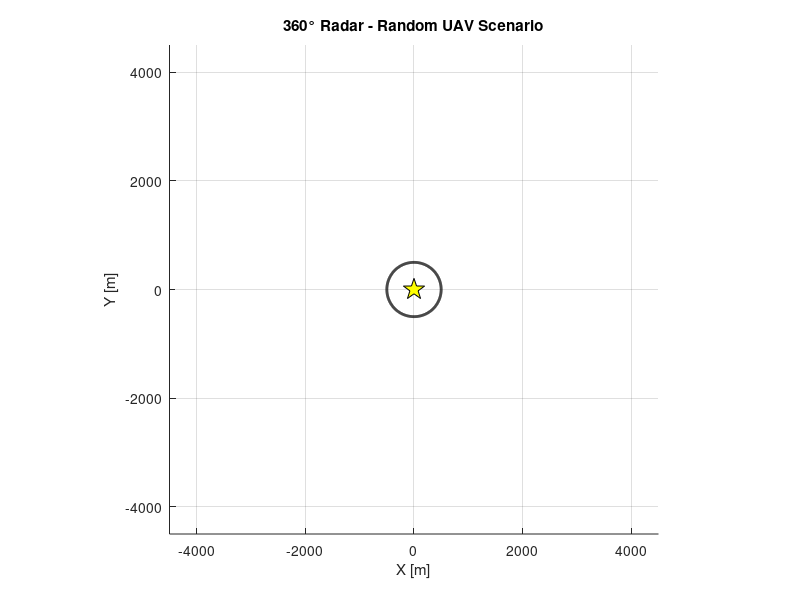

This figure's MATLAB source: (Note: this script raises an error after producing the figure.)
clc;
clear;
close all;

rng('shuffle');

%% ==========================================================
% CONFIGURATION
%% ==========================================================

numTracks = 5;

objPos = [0 0];
protectionRadius = 500;

radar.maxRange = 20000;       % 20 km
radar.coverageAz = 360;       % idealized radar
radar.coverageEl = 20;

uavSpeed = 15;                % m/s
meanRCS = 0.01;               % -20 dBsm

MAX_MISSES = 5;               % hysteresis

%% ==========================================================
% RANDOM UAV TRAJECTORIES
%% ==========================================================

uav = struct();

for k = 1:numTracks

    startRange = 1500 + rand*2500;
    startBearing = rand*2*pi;

    startX = startRange*cos(startBearing);
    startY = startRange*sin(startBearing);

    startZ = 60 + rand*60;

    numWP = randi([3 6]);

    wp = zeros(numWP+2,3);

    wp(1,:) = [startX startY startZ];

    for n = 2:numWP+1

        r = 300 + rand*2500;
        phi = rand*2*pi;

        wp(n,1) = r*cos(phi);
        wp(n,2) = r*sin(phi);
        wp(n,3) = 60 + rand*60;

    end

    finalR = rand*100;
    finalPhi = rand*2*pi;

    wp(end,:) = [ ...
        finalR*cos(finalPhi), ...
        finalR*sin(finalPhi), ...
        80];

    uav(k).waypoints = wp;

    segLen = vecnorm(diff(wp),2,2);

    toa = [0; cumsum(segLen/uavSpeed)];

    uav(k).toa = toa;
    uav(k).totalTime = toa(end);

end

stopTime = ceil(max([uav.totalTime]));

%% ==========================================================
% FIGURE
%% ==========================================================

figure( ...
    'Name','Multi UAV Detection',...
    'Color','w');

hold on
grid on
axis equal

xlim([-4500 4500]);
ylim([-4500 4500]);

xlabel('X [m]');
ylabel('Y [m]');

title('360° Radar - Random UAV Scenario');

theta = linspace(0,2*pi,400);

protectionHandle = plot( ...
    protectionRadius*cos(theta),...
    protectionRadius*sin(theta),...
    'k','LineWidth',2);

radarHandle = plot( ...
    0,0,...
    'kp',...
    'MarkerSize',16,...
    'MarkerFaceColor','y');

colors = lines(numTracks);

uavHandle = gobjects(numTracks,1);
detHandle = gobjects(numTracks,1);
histHandle = gobjects(numTracks,1);

trajLegendHandles = gobjects(numTracks,1);

for k=1:numTracks

    trajLegendHandles(k) = plot( ...
        uav(k).waypoints(:,1), ...
        uav(k).waypoints(:,2), ...
        '--', ...
        'LineWidth',1.5,...
        'Color',colors(k,:));

    uavHandle(k) = plot( ...
        uav(k).waypoints(1,1), ...
        uav(k).waypoints(1,2), ...
        'o',...
        'MarkerSize',10,...
        'MarkerFaceColor',colors(k,:),...
        'MarkerEdgeColor','k');

    detHandle(k) = plot( ...
        nan,nan,...
        'rs',...
        'MarkerSize',10,...
        'LineWidth',2);

    histHandle(k) = plot( ...
        nan,nan,...
        '.',...
        'Color',[1 0 0],...
        'MarkerSize',8);

end

legendEntries = [{'Protection Zone';'Radar'}];

for k = 1:numTracks
    legendEntries{end+1} = sprintf('Track %d',k);
end

legend([protectionHandle radarHandle trajLegendHandles'],...
       legendEntries,...
       'Location','eastoutside');

%% ==========================================================
% STATISTICS
%% ==========================================================

for k=1:numTracks

    stats(k).firstDetectionTime = NaN;
    stats(k).firstDetectionRange = NaN;

    stats(k).detections = 0;
    stats(k).scans = 0;

    stats(k).trackDetected = false;

    stats(k).missCounter = 0;

    stats(k).trackLosses = 0;

    stats(k).acquiredLogged = false;
    stats(k).lostLogged = false;

    stats(k).breachTime = NaN;

    stats(k).warningTime = NaN;

    stats(k).rcsHistory = [];

    stats(k).detX = [];
    stats(k).detY = [];

    % Protection Zone

    stats(k).insideZone = false;

    stats(k).entryTime = NaN;
    stats(k).exitTime = NaN;

    stats(k).entryPosition = [NaN NaN NaN];
    stats(k).exitPosition = [NaN NaN NaN];

    stats(k).timeInsideZone = 0;

end

%% ==========================================================
% SIMULATION
%% ==========================================================

disp('========================================');
disp('SIMULATION STARTED');
disp('========================================');

dt = 0.5;

for t = 0:dt:stopTime

    for k = 1:numTracks

        stats(k).scans = stats(k).scans + 1;

        %% POSITION

        if t >= uav(k).totalTime

            currentPos = uav(k).waypoints(end,:);

        else

            currentPos = interp1( ...
                uav(k).toa,...
                uav(k).waypoints,...
                t);

        end

        %% UAV VISUALIZATION

        set(uavHandle(k),...
            'XData',currentPos(1),...
            'YData',currentPos(2));

        %% RANGE

        range_m = norm(currentPos);

        %% SWERLING I

        currentRCS = meanRCS*(-log(rand));

        stats(k).rcsHistory(end+1) = currentRCS;

        %% DETECTION MODEL

        rangeFactor = exp(-(range_m/3000)^2);

        rcsFactor = min(currentRCS/0.01,2);

        Pd = min(1,rangeFactor*rcsFactor);

        detected = rand < Pd;

        %% DETECTION PROCESS

        if detected

            stats(k).detections = ...
                stats(k).detections + 1;

            stats(k).missCounter = 0;

            stats(k).lostLogged = false;

            stats(k).detX(end+1) = currentPos(1);
            stats(k).detY(end+1) = currentPos(2);

            set(detHandle(k),...
                'XData',currentPos(1),...
                'YData',currentPos(2));

            set(histHandle(k),...
                'XData',stats(k).detX,...
                'YData',stats(k).detY);

        else

            stats(k).missCounter = ...
                stats(k).missCounter + 1;

            set(detHandle(k),...
                'XData',nan,...
                'YData',nan);

        end

        %% ACQUIRED

        if detected && ...
           ~stats(k).trackDetected

            stats(k).trackDetected = true;

            if isnan(stats(k).firstDetectionTime)

                stats(k).firstDetectionTime = t;
                stats(k).firstDetectionRange = range_m;

            end

            if ~stats(k).acquiredLogged

                fprintf('\n========================================\n');
                fprintf('TRACK %d ACQUIRED\n',k);
                fprintf('========================================\n');

                fprintf('Time      : %.1f s\n',t);

                fprintf('Position  : [%.0f %.0f]\n',...
                    currentPos(1),...
                    currentPos(2));

                fprintf('Range     : %.0f m\n',range_m);

                fprintf('Altitude  : %.0f m\n',currentPos(3));

                fprintf('RCS       : %.5f m2\n',currentRCS);

                fprintf('Pd        : %.3f\n',Pd);

                stats(k).acquiredLogged = true;

            end

        end

        %% LOST WITH HYSTERESIS

        if stats(k).trackDetected && ...
           stats(k).missCounter >= MAX_MISSES

            stats(k).trackDetected = false;

            stats(k).trackLosses = ...
                stats(k).trackLosses + 1;

            if ~stats(k).lostLogged

                fprintf('\n----------------------------------------\n');
                fprintf('TRACK %d LOST\n',k);
                fprintf('----------------------------------------\n');

                fprintf('Time      : %.1f s\n',t);

                fprintf('Position  : [%.0f %.0f]\n',...
                    currentPos(1),...
                    currentPos(2));

                fprintf('Range     : %.0f m\n',range_m);

                fprintf('Altitude  : %.0f m\n',currentPos(3));

                fprintf('RCS       : %.5f m2\n',currentRCS);

                fprintf('MissCount : %d\n',...
                    stats(k).missCounter);

                stats(k).lostLogged = true;

            end

        end

        %% BREACH

     %% PROTECTION ZONE ENTRY / EXIT

distanceToCenter = norm(currentPos(1:2));

% --- ENTRY ---

if distanceToCenter <= protectionRadius && ...
        ~stats(k).insideZone

    stats(k).insideZone = true;

    stats(k).entryTime = t;

    stats(k).entryPosition = currentPos;

    fprintf('\n*** TRACK %d ENTERED PROTECTION ZONE ***\n',k);

    fprintf('Time      : %.1f s\n',t);

    fprintf('Position  : [%.0f %.0f %.0f]\n',...
        currentPos(1),...
        currentPos(2),...
        currentPos(3));

    if ~isnan(stats(k).firstDetectionTime)

        stats(k).warningTime = ...
            t - stats(k).firstDetectionTime;

    end

end

% --- EXIT ---

if distanceToCenter > protectionRadius && ...
        stats(k).insideZone

    stats(k).insideZone = false;

    stats(k).exitTime = t;

    stats(k).exitPosition = currentPos;

    stats(k).timeInsideZone = ...
        stats(k).exitTime - ...
        stats(k).entryTime;

    fprintf('\n*** TRACK %d LEFT PROTECTION ZONE ***\n',k);

    fprintf('Time      : %.1f s\n',t);

    fprintf('Position  : [%.0f %.0f %.0f]\n',...
        currentPos(1),...
        currentPos(2),...
        currentPos(3));

end

    end

    drawnow;
    pause(0.02);

end
for k = 1:numTracks

    if ~isnan(stats(k).entryTime)

        if isnan(stats(k).exitTime)

            stats(k).timeInsideZone = ...
                stopTime - stats(k).entryTime;

        end

    end

end
%% ==========================================================
% REPORT
%% ==========================================================

disp(' ');
disp('========================================');
disp('SIMULATION REPORT');
disp('========================================');

totalDetections = 0;
totalScans = 0;

for k=1:numTracks

    availability = ...
        stats(k).detections / ...
        stats(k).scans;

    totalDetections = ...
        totalDetections + ...
        stats(k).detections;

    totalScans = ...
        totalScans + ...
        stats(k).scans;

    fprintf('\nTRACK %d\n',k);
    fprintf('----------------------------------------\n');

    fprintf('First Detection Time : %.2f s\n',...
        stats(k).firstDetectionTime);

    fprintf('First Detection Range: %.0f m\n',...
        stats(k).firstDetectionRange);

    fprintf('Detection Availability: %.1f %%\n',...
        availability*100);

    fprintf('Track Losses         : %d\n',...
        stats(k).trackLosses);

    fprintf('Mean RCS             : %.5f m2\n',...
        mean(stats(k).rcsHistory));
    fprintf('Entry Time          : %.2f s\n',...
        stats(k).entryTime);

    fprintf('Entry Position      : [%.0f %.0f %.0f]\n',...
        stats(k).entryPosition);

    fprintf('Exit Time           : %.2f s\n',...
        stats(k).exitTime);

    fprintf('Exit Position       : [%.0f %.0f %.0f]\n',...
        stats(k).exitPosition);

    fprintf('Time Inside Zone    : %.2f s\n',...
        stats(k).timeInsideZone);

    fprintf('Protection Breach    : %s\n',...
        string(~isnan(stats(k).breachTime)));

    fprintf('Warning Time         : %.2f s\n',...
        stats(k).warningTime);

end

disp(' ');
disp(' ');
disp('==============================================================');
disp('DETECTION SUMMARY TABLE');
disp('==============================================================');

fprintf('%4s %8s %8s %8s %8s %8s\n',...
    'ID',...
    'Det[m]',...
    'Entry',...
    'Exit',...
    'Inside',...
    'Pd');

for k = 1:numTracks

    PdTrack = ...
        stats(k).detections / ...
        stats(k).scans;

    fprintf('%4d %8.0f %8.1f %8.1f %8.1f %8.3f\n',...
        k,...
        stats(k).firstDetectionRange,...
        stats(k).entryTime,...
        stats(k).exitTime,...
        stats(k).timeInsideZone,...
        PdTrack);

end

disp('==============================================================');
disp('========================================');
disp('GLOBAL PERFORMANCE');
disp('========================================');

fprintf('Number of Tracks       : %d\n',numTracks);

fprintf('Overall Detection Pd  : %.3f\n',...
    totalDetections/totalScans);

fprintf('Total Detections      : %d\n',...
    totalDetections);

fprintf('Total Scans           : %d\n',...
    totalScans);

disp('========================================');
